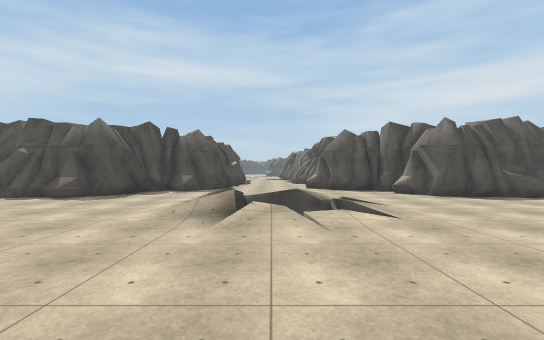
view 1 (above)

18 first-person views from a walk through a 3-D level made in the Unity game engine. The camera is 1.5 m above the floor, looks level and sees 90° across. The floor is counted in squares, 2 m on a side. Each view is taken from the middle of a square. On the plan, view 1 faces up. The plan holds only what a view shows up to about 10 squares ahead; the rest is blank. The place goes on beyond the plan. Some surface patterns are stand-ins.

view 2
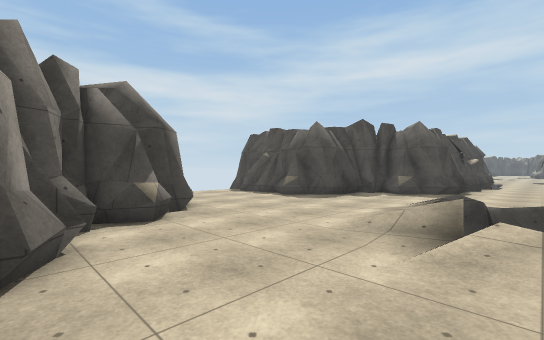

view 3
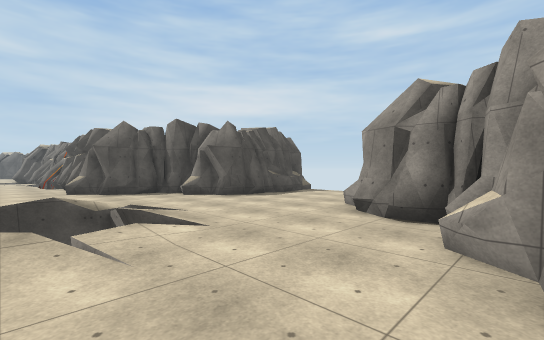

view 4
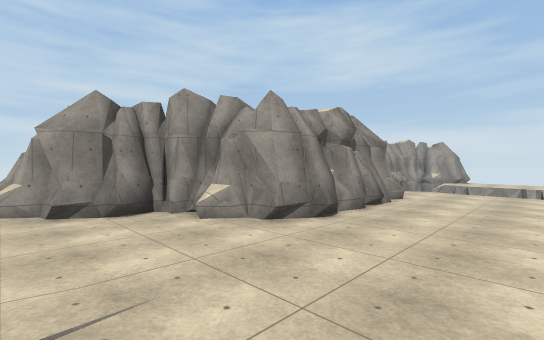

view 5
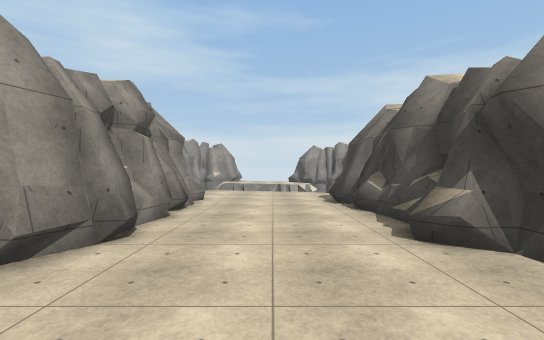

view 6
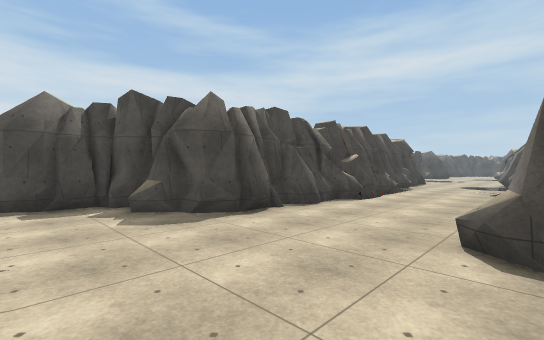

view 7
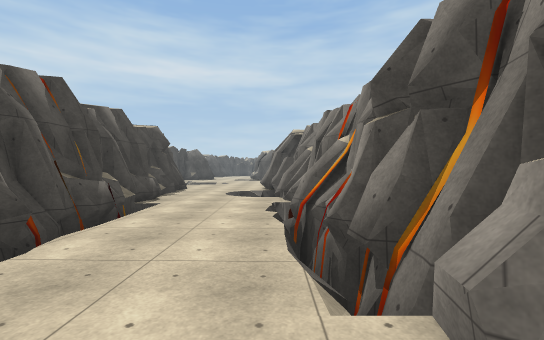

view 8
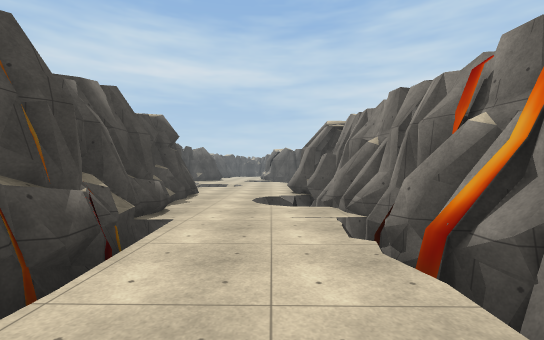

view 9
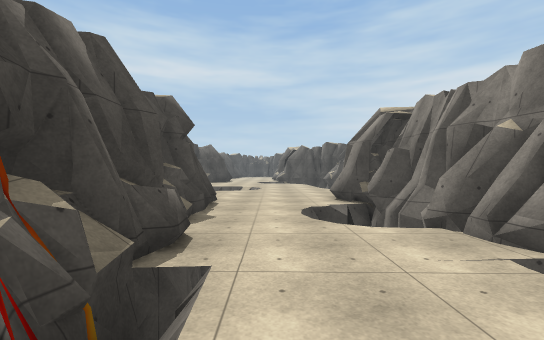

view 10
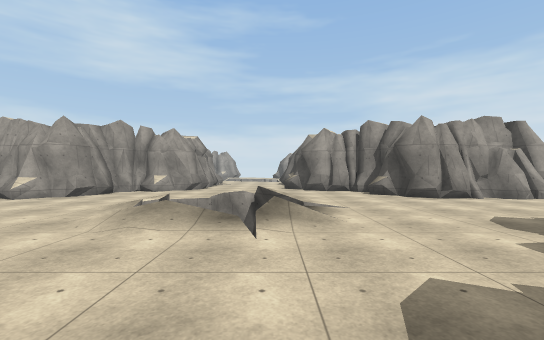

view 11
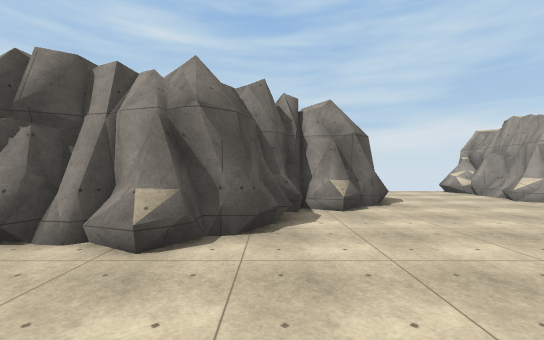

view 12
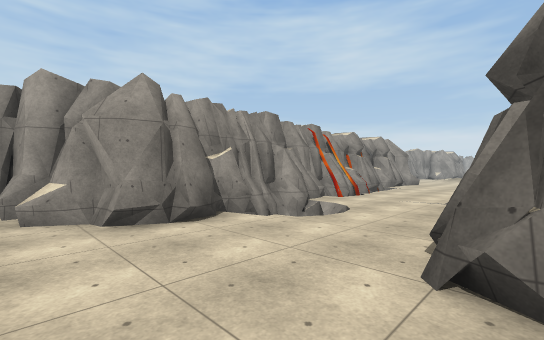

view 13
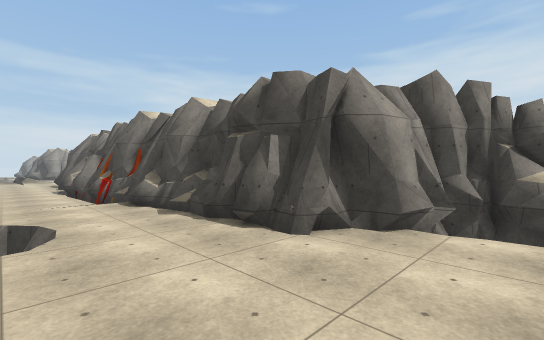

view 14
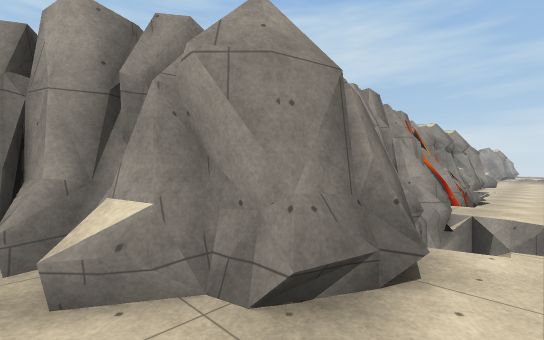

view 15
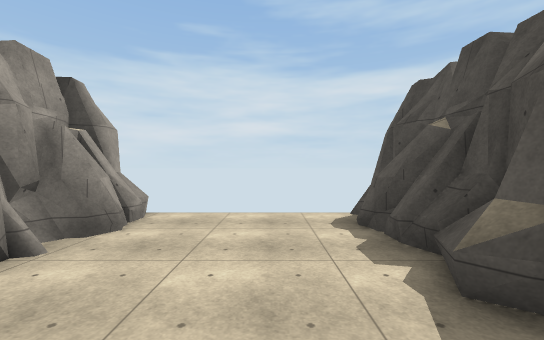

view 16
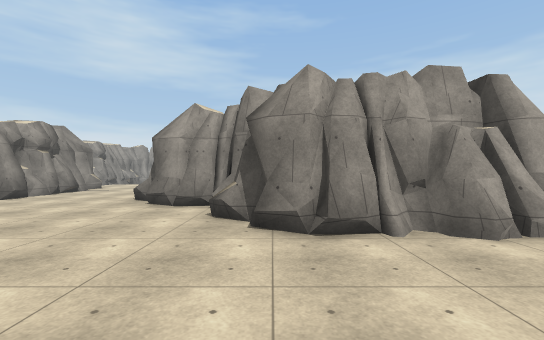

view 17
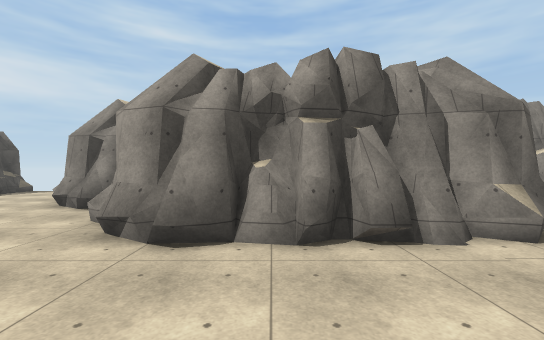

view 18
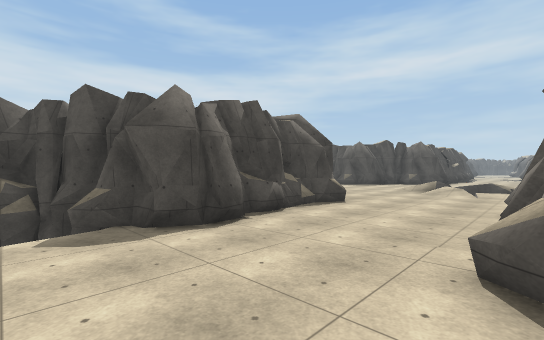

### Floor plan
Key: @ floor where view 1 was taken; # wall or solid block; . floor; / step, stairs or slope; = window, fence, low wall or low ledge; ^ raised ledge; v drop or lower ground.
Columns run from 9 left of view 1 to 9 right of it. Each row starts with its distance up from view 1.
 26       ......#
 25      #....###
 24      ##...#
 23       #...#
 22       #.. ##
 21       #..v##
 20       ##...#
 19       ##..=#
 18        #..=#
 17        #...#
 16        #...#
 15        #...#
 14        #...#
 13        #...#
 12        #...#
 11      ###...##
 10     ###.....###
  9     #........^#
  8 #####.../.....#####
  7  ......//v//......
  6  ....../v v/......
  5  ......// v/......
  4 ##.#....//.....###
  3 #####.........###
  2     ##.......##
  1     ###....###
  0       ##.@.#
 -1       ##...#
 -2        #...#
 -3        #...#
 -4       ##...##
 -5       #.....#
 -6        .....

Positions as (right, up) in squares from view 1, and headings:
1: (0, 0), facing up
2: (0, 1), facing up-left
3: (0, 1), facing up-right
4: (-1, 4), facing down-right
5: (0, 3), facing down
6: (2, 8), facing up-left
7: (1, 13), facing up
8: (0, 15), facing up
9: (-1, 17), facing up
10: (-1, 11), facing down
11: (-1, 10), facing right
12: (-3, 26), facing down-right
13: (0, 26), facing down-left
14: (0, 26), facing down-right
15: (-4, 6), facing left
16: (-5, 7), facing down
17: (-1, -1), facing right
18: (2, -6), facing up-left
